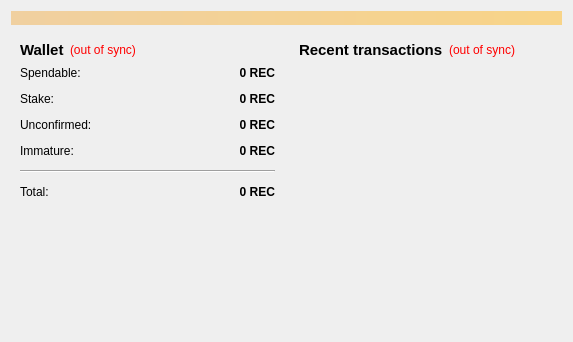
<?xml version="1.0" encoding="UTF-8"?>
<ui version="4.0">
 <class>OverviewPage</class>
 <widget class="QWidget" name="OverviewPage">
  <property name="geometry">
   <rect>
    <x>0</x>
    <y>0</y>
    <width>573</width>
    <height>342</height>
   </rect>
  </property>
  <property name="windowTitle">
   <string>Form</string>
  </property>
  <layout class="QVBoxLayout" name="topLayout">
   <item>
    <widget class="QLabel" name="labelAlerts">
     <property name="visible">
      <bool>false</bool>
     </property>
     <property name="styleSheet">
      <string notr="true">background-color: qlineargradient(x1: 0, y1: 0, x2: 1, y2: 0, stop:0 #F0D0A0, stop:1 #F8D488);  color:#000000
</string>
     </property>
     <property name="wordWrap">
      <bool>true</bool>
     </property>
     <property name="margin">
      <number>3</number>
     </property>
    </widget>
   </item>
   <item>
    <layout class="QHBoxLayout" name="horizontalLayout" stretch="1,1">
     <item>
      <layout class="QVBoxLayout" name="verticalLayout_2">
       <item>
        <widget class="QWidget" name="widget" native="true">
         <layout class="QVBoxLayout" name="verticalLayout_4">
          <item>
           <layout class="QHBoxLayout" name="horizontalLayout_4">
            <item>
             <widget class="QLabel" name="label_5">
              <property name="font">
               <font>
                <pointsize>11</pointsize>
                <weight>75</weight>
                <bold>true</bold>
               </font>
              </property>
              <property name="text">
               <string>Wallet</string>
              </property>
             </widget>
            </item>
            <item>
             <widget class="QLabel" name="labelWalletStatus">
              <property name="toolTip">
               <string>The displayed information may be out of date. Your wallet automatically synchronizes with the RoyalEmpireCoin network after a connection is established, but this process has not completed yet.</string>
              </property>
              <property name="styleSheet">
               <string notr="true">QLabel { color: red; }</string>
              </property>
              <property name="text">
               <string notr="true">(out of sync)</string>
              </property>
              <property name="alignment">
               <set>Qt::AlignLeading|Qt::AlignLeft|Qt::AlignVCenter</set>
              </property>
             </widget>
            </item>
            <item>
             <spacer name="horizontalSpacer_2">
              <property name="orientation">
               <enum>Qt::Horizontal</enum>
              </property>
              <property name="sizeHint" stdset="0">
               <size>
                <width>40</width>
                <height>20</height>
               </size>
              </property>
             </spacer>
            </item>
           </layout>
          </item>
          <item>
           <layout class="QFormLayout" name="formLayout_2">
            <property name="fieldGrowthPolicy">
             <enum>QFormLayout::AllNonFixedFieldsGrow</enum>
            </property>
            <property name="horizontalSpacing">
             <number>12</number>
            </property>
            <property name="verticalSpacing">
             <number>12</number>
            </property>
            <item row="0" column="0">
             <widget class="QLabel" name="label">
              <property name="text">
               <string>Spendable:</string>
              </property>
             </widget>
            </item>
            <item row="0" column="1">
             <widget class="QLabel" name="labelBalance">
              <property name="font">
               <font>
                <weight>75</weight>
                <bold>true</bold>
               </font>
              </property>
              <property name="cursor">
               <cursorShape>IBeamCursor</cursorShape>
              </property>
              <property name="toolTip">
               <string>Your current spendable balance</string>
              </property>
              <property name="text">
               <string notr="true">0 REC</string>
              </property>
              <property name="alignment">
               <set>Qt::AlignRight|Qt::AlignTrailing|Qt::AlignVCenter</set>
              </property>
              <property name="textInteractionFlags">
               <set>Qt::LinksAccessibleByMouse|Qt::TextSelectableByKeyboard|Qt::TextSelectableByMouse</set>
              </property>
             </widget>
            </item>
            <item row="1" column="0">
             <widget class="QLabel" name="label_6">
              <property name="text">
               <string>Stake:</string>
              </property>
             </widget>
            </item>
            <item row="1" column="1">
             <widget class="QLabel" name="labelStake">
              <property name="font">
               <font>
                <weight>75</weight>
                <bold>true</bold>
               </font>
              </property>
              <property name="cursor">
               <cursorShape>IBeamCursor</cursorShape>
              </property>
              <property name="toolTip">
               <string>Total of coins that was staked, and do not yet count toward the current balance</string>
              </property>
              <property name="text">
               <string notr="true">0 REC</string>
              </property>
              <property name="alignment">
               <set>Qt::AlignRight|Qt::AlignTrailing|Qt::AlignVCenter</set>
              </property>
              <property name="textInteractionFlags">
               <set>Qt::LinksAccessibleByMouse|Qt::TextSelectableByKeyboard|Qt::TextSelectableByMouse</set>
              </property>
             </widget>
            </item>
            <item row="2" column="0">
             <widget class="QLabel" name="label_3">
              <property name="text">
               <string>Unconfirmed:</string>
              </property>
             </widget>
            </item>
            <item row="2" column="1">
             <widget class="QLabel" name="labelUnconfirmed">
              <property name="font">
               <font>
                <weight>75</weight>
                <bold>true</bold>
               </font>
              </property>
              <property name="cursor">
               <cursorShape>IBeamCursor</cursorShape>
              </property>
              <property name="toolTip">
               <string>Total of transactions that have yet to be confirmed, and do not yet count toward the current balance</string>
              </property>
              <property name="text">
               <string notr="true">0 REC</string>
              </property>
              <property name="alignment">
               <set>Qt::AlignRight|Qt::AlignTrailing|Qt::AlignVCenter</set>
              </property>
              <property name="textInteractionFlags">
               <set>Qt::LinksAccessibleByMouse|Qt::TextSelectableByKeyboard|Qt::TextSelectableByMouse</set>
              </property>
             </widget>
            </item>
            <item row="3" column="0">
             <widget class="QLabel" name="labelImmatureText">
              <property name="text">
               <string>Immature:</string>
              </property>
             </widget>
            </item>
            <item row="3" column="1">
             <widget class="QLabel" name="labelImmature">
              <property name="font">
               <font>
                <weight>75</weight>
                <bold>true</bold>
               </font>
              </property>
              <property name="toolTip">
               <string>Mined balance that has not yet matured</string>
              </property>
              <property name="text">
               <string notr="true">0 REC</string>
              </property>
              <property name="alignment">
               <set>Qt::AlignRight|Qt::AlignTrailing|Qt::AlignVCenter</set>
              </property>
              <property name="textInteractionFlags">
               <set>Qt::LinksAccessibleByMouse|Qt::TextSelectableByKeyboard|Qt::TextSelectableByMouse</set>
              </property>
             </widget>
            </item>
            <item row="4" column="0" colspan="2">
             <widget class="Line" name="line">
              <property name="orientation">
               <enum>Qt::Horizontal</enum>
              </property>
             </widget>
            </item>
            <item row="5" column="0">
             <widget class="QLabel" name="labelTotalText">
              <property name="text">
               <string>Total:</string>
              </property>
             </widget>
            </item>
            <item row="5" column="1">
             <widget class="QLabel" name="labelTotal">
              <property name="font">
               <font>
                <weight>75</weight>
                <bold>true</bold>
               </font>
              </property>
              <property name="cursor">
               <cursorShape>IBeamCursor</cursorShape>
              </property>
              <property name="toolTip">
               <string>Your current total balance</string>
              </property>
              <property name="text">
               <string notr="true">0 REC</string>
              </property>
              <property name="alignment">
               <set>Qt::AlignRight|Qt::AlignTrailing|Qt::AlignVCenter</set>
              </property>
              <property name="textInteractionFlags">
               <set>Qt::LinksAccessibleByMouse|Qt::TextSelectableByKeyboard|Qt::TextSelectableByMouse</set>
              </property>
             </widget>
            </item>
           </layout>
          </item>
         </layout>
        </widget>
       </item>
       <item>
        <spacer name="verticalSpacer">
         <property name="orientation">
          <enum>Qt::Vertical</enum>
         </property>
         <property name="sizeHint" stdset="0">
          <size>
           <width>20</width>
           <height>40</height>
          </size>
         </property>
        </spacer>
       </item>
      </layout>
     </item>
     <item>
      <layout class="QVBoxLayout" name="verticalLayout_3">
       <item>
        <widget class="QWidget" name="widget_2" native="true">
         <layout class="QVBoxLayout" name="verticalLayout">
          <item>
           <layout class="QHBoxLayout" name="horizontalLayout_2">
            <item>
             <widget class="QLabel" name="label_4">
              <property name="font">
               <font>
                <pointsize>11</pointsize>
                <weight>75</weight>
                <bold>true</bold>
               </font>
              </property>
              <property name="text">
               <string>&lt;b&gt;Recent transactions&lt;/b&gt;</string>
              </property>
             </widget>
            </item>
            <item>
             <widget class="QLabel" name="labelTransactionsStatus">
              <property name="toolTip">
               <string>The displayed information may be out of date. Your wallet automatically synchronizes with the RoyalEmpireCoin network after a connection is established, but this process has not completed yet.</string>
              </property>
              <property name="styleSheet">
               <string notr="true">QLabel { color: red; }</string>
              </property>
              <property name="text">
               <string notr="true">(out of sync)</string>
              </property>
              <property name="alignment">
               <set>Qt::AlignRight|Qt::AlignTrailing|Qt::AlignVCenter</set>
              </property>
             </widget>
            </item>
            <item>
             <spacer name="horizontalSpacer">
              <property name="orientation">
               <enum>Qt::Horizontal</enum>
              </property>
              <property name="sizeHint" stdset="0">
               <size>
                <width>40</width>
                <height>20</height>
               </size>
              </property>
             </spacer>
            </item>
           </layout>
          </item>
          <item>
           <widget class="QListView" name="listTransactions">
            <property name="styleSheet">
             <string notr="true">QListView { background: transparent; }</string>
            </property>
            <property name="frameShape">
             <enum>QFrame::NoFrame</enum>
            </property>
            <property name="verticalScrollBarPolicy">
             <enum>Qt::ScrollBarAlwaysOff</enum>
            </property>
            <property name="horizontalScrollBarPolicy">
             <enum>Qt::ScrollBarAlwaysOff</enum>
            </property>
            <property name="selectionMode">
             <enum>QAbstractItemView::NoSelection</enum>
            </property>
           </widget>
          </item>
         </layout>
        </widget>
       </item>
      </layout>
     </item>
    </layout>
   </item>
  </layout>
 </widget>
 <resources/>
 <connections/>
</ui>
